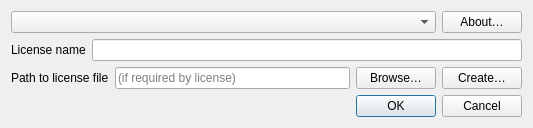
<?xml version="1.0" encoding="UTF-8"?>
<ui version="4.0">
 <class>selectLicenseDialog</class>
 <widget class="QDialog" name="selectLicenseDialog">
  <property name="geometry">
   <rect>
    <x>0</x>
    <y>0</y>
    <width>533</width>
    <height>124</height>
   </rect>
  </property>
  <property name="windowTitle">
   <string>Select a license</string>
  </property>
  <layout class="QVBoxLayout" name="verticalLayout">
   <item>
    <layout class="QHBoxLayout" name="horizontalLayout_3">
     <item>
      <widget class="QComboBox" name="comboBox">
       <property name="sizePolicy">
        <sizepolicy hsizetype="Expanding" vsizetype="Fixed">
         <horstretch>0</horstretch>
         <verstretch>0</verstretch>
        </sizepolicy>
       </property>
       <property name="maxVisibleItems">
        <number>11</number>
       </property>
      </widget>
     </item>
     <item>
      <widget class="QPushButton" name="aboutButton">
       <property name="text">
        <string>About…</string>
       </property>
      </widget>
     </item>
    </layout>
   </item>
   <item>
    <layout class="QHBoxLayout" name="horizontalLayout_2">
     <item>
      <widget class="QLabel" name="otherLabel">
       <property name="text">
        <string>License name</string>
       </property>
      </widget>
     </item>
     <item>
      <widget class="QLineEdit" name="otherLineEdit"/>
     </item>
    </layout>
   </item>
   <item>
    <layout class="QHBoxLayout" name="horizontalLayout">
     <item>
      <widget class="QLabel" name="label_3">
       <property name="text">
        <string>Path to license file</string>
       </property>
      </widget>
     </item>
     <item>
      <widget class="QLineEdit" name="pathLineEdit">
       <property name="placeholderText">
        <string>(if required by license)</string>
       </property>
      </widget>
     </item>
     <item>
      <widget class="QPushButton" name="browseButton">
       <property name="text">
        <string>Browse…</string>
       </property>
      </widget>
     </item>
     <item>
      <widget class="QPushButton" name="createButton">
       <property name="text">
        <string>Create…</string>
       </property>
      </widget>
     </item>
    </layout>
   </item>
   <item>
    <widget class="QDialogButtonBox" name="buttonBox">
     <property name="orientation">
      <enum>Qt::Horizontal</enum>
     </property>
     <property name="standardButtons">
      <set>QDialogButtonBox::Cancel|QDialogButtonBox::Ok</set>
     </property>
    </widget>
   </item>
  </layout>
 </widget>
 <resources/>
 <connections>
  <connection>
   <sender>buttonBox</sender>
   <signal>accepted()</signal>
   <receiver>selectLicenseDialog</receiver>
   <slot>accept()</slot>
   <hints>
    <hint type="sourcelabel">
     <x>248</x>
     <y>254</y>
    </hint>
    <hint type="destinationlabel">
     <x>157</x>
     <y>274</y>
    </hint>
   </hints>
  </connection>
  <connection>
   <sender>buttonBox</sender>
   <signal>rejected()</signal>
   <receiver>selectLicenseDialog</receiver>
   <slot>reject()</slot>
   <hints>
    <hint type="sourcelabel">
     <x>316</x>
     <y>260</y>
    </hint>
    <hint type="destinationlabel">
     <x>286</x>
     <y>274</y>
    </hint>
   </hints>
  </connection>
 </connections>
</ui>
